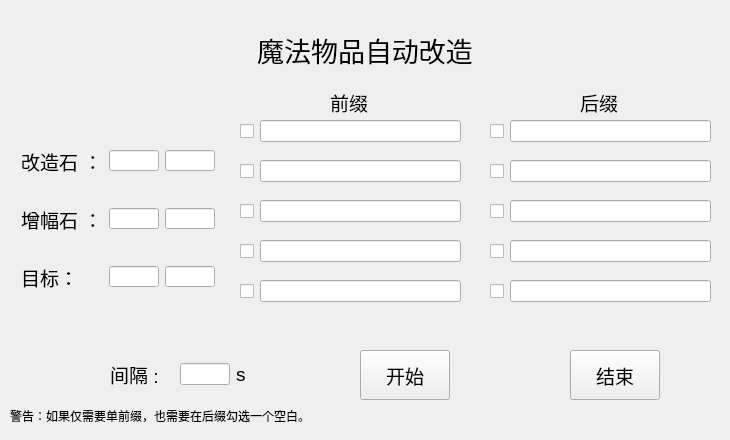
<?xml version="1.0" encoding="UTF-8"?>
<ui version="4.0">
 <class>Alteration</class>
 <widget class="QWidget" name="Alteration">
  <property name="enabled">
   <bool>true</bool>
  </property>
  <property name="geometry">
   <rect>
    <x>0</x>
    <y>0</y>
    <width>730</width>
    <height>440</height>
   </rect>
  </property>
  <property name="windowTitle">
   <string>Alteration</string>
  </property>
  <property name="windowIcon">
   <iconset>
    <normaloff>Orb_of_Alteration_inventory_icon.png</normaloff>Orb_of_Alteration_inventory_icon.png</iconset>
  </property>
  <widget class="QPushButton" name="pushButton_start">
   <property name="geometry">
    <rect>
     <x>360</x>
     <y>350</y>
     <width>90</width>
     <height>50</height>
    </rect>
   </property>
   <property name="font">
    <font>
     <pointsize>14</pointsize>
    </font>
   </property>
   <property name="text">
    <string>开始</string>
   </property>
  </widget>
  <widget class="QLabel" name="label_5">
   <property name="geometry">
    <rect>
     <x>250</x>
     <y>30</y>
     <width>230</width>
     <height>40</height>
    </rect>
   </property>
   <property name="font">
    <font>
     <pointsize>20</pointsize>
    </font>
   </property>
   <property name="layoutDirection">
    <enum>Qt::LeftToRight</enum>
   </property>
   <property name="text">
    <string>魔法物品自动改造</string>
   </property>
   <property name="alignment">
    <set>Qt::AlignCenter</set>
   </property>
  </widget>
  <widget class="QWidget" name="layoutWidget">
   <property name="geometry">
    <rect>
     <x>240</x>
     <y>120</y>
     <width>221</width>
     <height>23</height>
    </rect>
   </property>
   <layout class="QHBoxLayout" name="horizontalLayout">
    <item>
     <widget class="QCheckBox" name="checkBox_p_1">
      <property name="text">
       <string/>
      </property>
     </widget>
    </item>
    <item>
     <widget class="QLineEdit" name="lineEdit_p_1"/>
    </item>
   </layout>
  </widget>
  <widget class="QWidget" name="layoutWidget">
   <property name="geometry">
    <rect>
     <x>240</x>
     <y>160</y>
     <width>221</width>
     <height>23</height>
    </rect>
   </property>
   <layout class="QHBoxLayout" name="horizontalLayout_2">
    <item>
     <widget class="QCheckBox" name="checkBox_p_2">
      <property name="text">
       <string/>
      </property>
     </widget>
    </item>
    <item>
     <widget class="QLineEdit" name="lineEdit_p_2"/>
    </item>
   </layout>
  </widget>
  <widget class="QWidget" name="layoutWidget">
   <property name="geometry">
    <rect>
     <x>240</x>
     <y>200</y>
     <width>221</width>
     <height>23</height>
    </rect>
   </property>
   <layout class="QHBoxLayout" name="horizontalLayout_3">
    <item>
     <widget class="QCheckBox" name="checkBox_p_3">
      <property name="text">
       <string/>
      </property>
     </widget>
    </item>
    <item>
     <widget class="QLineEdit" name="lineEdit_p_3"/>
    </item>
   </layout>
  </widget>
  <widget class="QWidget" name="layoutWidget">
   <property name="geometry">
    <rect>
     <x>110</x>
     <y>360</y>
     <width>136</width>
     <height>28</height>
    </rect>
   </property>
   <layout class="QHBoxLayout" name="horizontalLayout_5">
    <item>
     <layout class="QHBoxLayout" name="horizontalLayout_4">
      <item>
       <widget class="QLabel" name="label_10">
        <property name="font">
         <font>
          <pointsize>14</pointsize>
         </font>
        </property>
        <property name="text">
         <string>间隔 :</string>
        </property>
       </widget>
      </item>
      <item>
       <widget class="QLineEdit" name="lineEdit_time">
        <property name="maximumSize">
         <size>
          <width>50</width>
          <height>16777215</height>
         </size>
        </property>
        <property name="text">
         <string/>
        </property>
        <property name="alignment">
         <set>Qt::AlignCenter</set>
        </property>
       </widget>
      </item>
     </layout>
    </item>
    <item>
     <widget class="QLabel" name="label_11">
      <property name="font">
       <font>
        <pointsize>14</pointsize>
       </font>
      </property>
      <property name="text">
       <string>s</string>
      </property>
     </widget>
    </item>
   </layout>
  </widget>
  <widget class="QWidget" name="layoutWidget_2">
   <property name="geometry">
    <rect>
     <x>490</x>
     <y>200</y>
     <width>221</width>
     <height>23</height>
    </rect>
   </property>
   <layout class="QHBoxLayout" name="horizontalLayout_9">
    <item>
     <widget class="QCheckBox" name="checkBox_s_3">
      <property name="text">
       <string/>
      </property>
     </widget>
    </item>
    <item>
     <widget class="QLineEdit" name="lineEdit_s_3"/>
    </item>
   </layout>
  </widget>
  <widget class="QWidget" name="layoutWidget_3">
   <property name="geometry">
    <rect>
     <x>490</x>
     <y>120</y>
     <width>221</width>
     <height>23</height>
    </rect>
   </property>
   <layout class="QHBoxLayout" name="horizontalLayout_10">
    <item>
     <widget class="QCheckBox" name="checkBox_s_1">
      <property name="text">
       <string/>
      </property>
     </widget>
    </item>
    <item>
     <widget class="QLineEdit" name="lineEdit_s_1"/>
    </item>
   </layout>
  </widget>
  <widget class="QWidget" name="layoutWidget_4">
   <property name="geometry">
    <rect>
     <x>490</x>
     <y>160</y>
     <width>221</width>
     <height>23</height>
    </rect>
   </property>
   <layout class="QHBoxLayout" name="horizontalLayout_11">
    <item>
     <widget class="QCheckBox" name="checkBox_s_2">
      <property name="text">
       <string/>
      </property>
     </widget>
    </item>
    <item>
     <widget class="QLineEdit" name="lineEdit_s_2"/>
    </item>
   </layout>
  </widget>
  <widget class="QWidget" name="layoutWidget_5">
   <property name="geometry">
    <rect>
     <x>240</x>
     <y>240</y>
     <width>221</width>
     <height>23</height>
    </rect>
   </property>
   <layout class="QHBoxLayout" name="horizontalLayout_12">
    <item>
     <widget class="QCheckBox" name="checkBox_p_4">
      <property name="text">
       <string/>
      </property>
     </widget>
    </item>
    <item>
     <widget class="QLineEdit" name="lineEdit_p_4"/>
    </item>
   </layout>
  </widget>
  <widget class="QWidget" name="layoutWidget_6">
   <property name="geometry">
    <rect>
     <x>240</x>
     <y>280</y>
     <width>221</width>
     <height>23</height>
    </rect>
   </property>
   <layout class="QHBoxLayout" name="horizontalLayout_13">
    <item>
     <widget class="QCheckBox" name="checkBox_p_5">
      <property name="text">
       <string/>
      </property>
     </widget>
    </item>
    <item>
     <widget class="QLineEdit" name="lineEdit_p_5"/>
    </item>
   </layout>
  </widget>
  <widget class="QWidget" name="layoutWidget_7">
   <property name="geometry">
    <rect>
     <x>490</x>
     <y>240</y>
     <width>221</width>
     <height>23</height>
    </rect>
   </property>
   <layout class="QHBoxLayout" name="horizontalLayout_14">
    <item>
     <widget class="QCheckBox" name="checkBox_s_4">
      <property name="text">
       <string/>
      </property>
     </widget>
    </item>
    <item>
     <widget class="QLineEdit" name="lineEdit_s_4"/>
    </item>
   </layout>
  </widget>
  <widget class="QWidget" name="layoutWidget_8">
   <property name="geometry">
    <rect>
     <x>490</x>
     <y>280</y>
     <width>221</width>
     <height>23</height>
    </rect>
   </property>
   <layout class="QHBoxLayout" name="horizontalLayout_15">
    <item>
     <widget class="QCheckBox" name="checkBox_s_5">
      <property name="text">
       <string/>
      </property>
     </widget>
    </item>
    <item>
     <widget class="QLineEdit" name="lineEdit_s_5"/>
    </item>
   </layout>
  </widget>
  <widget class="QLabel" name="label_9">
   <property name="geometry">
    <rect>
     <x>330</x>
     <y>90</y>
     <width>41</width>
     <height>24</height>
    </rect>
   </property>
   <property name="font">
    <font>
     <pointsize>14</pointsize>
    </font>
   </property>
   <property name="text">
    <string>前缀</string>
   </property>
  </widget>
  <widget class="QLabel" name="label_12">
   <property name="geometry">
    <rect>
     <x>580</x>
     <y>90</y>
     <width>41</width>
     <height>24</height>
    </rect>
   </property>
   <property name="font">
    <font>
     <pointsize>14</pointsize>
    </font>
   </property>
   <property name="text">
    <string>后缀</string>
   </property>
  </widget>
  <widget class="QPushButton" name="pushButton_end">
   <property name="geometry">
    <rect>
     <x>570</x>
     <y>350</y>
     <width>90</width>
     <height>50</height>
    </rect>
   </property>
   <property name="font">
    <font>
     <pointsize>14</pointsize>
    </font>
   </property>
   <property name="text">
    <string>结束</string>
   </property>
  </widget>
  <widget class="QLineEdit" name="lineEdit_aim_x">
   <property name="geometry">
    <rect>
     <x>109</x>
     <y>266</y>
     <width>50</width>
     <height>21</height>
    </rect>
   </property>
   <property name="maximumSize">
    <size>
     <width>50</width>
     <height>16777215</height>
    </size>
   </property>
   <property name="alignment">
    <set>Qt::AlignCenter</set>
   </property>
  </widget>
  <widget class="QLabel" name="label_6">
   <property name="geometry">
    <rect>
     <x>21</x>
     <y>265</y>
     <width>57</width>
     <height>24</height>
    </rect>
   </property>
   <property name="font">
    <font>
     <pointsize>14</pointsize>
    </font>
   </property>
   <property name="text">
    <string>目标：</string>
   </property>
  </widget>
  <widget class="QLineEdit" name="lineEdit_aim_y">
   <property name="geometry">
    <rect>
     <x>165</x>
     <y>266</y>
     <width>50</width>
     <height>21</height>
    </rect>
   </property>
   <property name="maximumSize">
    <size>
     <width>50</width>
     <height>16777215</height>
    </size>
   </property>
   <property name="alignment">
    <set>Qt::AlignCenter</set>
   </property>
  </widget>
  <widget class="QLineEdit" name="lineEdit_zf_x">
   <property name="geometry">
    <rect>
     <x>109</x>
     <y>208</y>
     <width>50</width>
     <height>21</height>
    </rect>
   </property>
   <property name="maximumSize">
    <size>
     <width>50</width>
     <height>16777215</height>
    </size>
   </property>
   <property name="alignment">
    <set>Qt::AlignCenter</set>
   </property>
  </widget>
  <widget class="QLineEdit" name="lineEdit_zf_y">
   <property name="geometry">
    <rect>
     <x>165</x>
     <y>208</y>
     <width>50</width>
     <height>21</height>
    </rect>
   </property>
   <property name="maximumSize">
    <size>
     <width>50</width>
     <height>16777215</height>
    </size>
   </property>
   <property name="alignment">
    <set>Qt::AlignCenter</set>
   </property>
  </widget>
  <widget class="QLabel" name="label_3">
   <property name="geometry">
    <rect>
     <x>21</x>
     <y>207</y>
     <width>82</width>
     <height>24</height>
    </rect>
   </property>
   <property name="font">
    <font>
     <pointsize>14</pointsize>
    </font>
   </property>
   <property name="text">
    <string>增幅石 ：</string>
   </property>
  </widget>
  <widget class="QLabel" name="label">
   <property name="geometry">
    <rect>
     <x>21</x>
     <y>149</y>
     <width>82</width>
     <height>24</height>
    </rect>
   </property>
   <property name="font">
    <font>
     <pointsize>14</pointsize>
    </font>
   </property>
   <property name="text">
    <string>改造石 ：</string>
   </property>
  </widget>
  <widget class="QLineEdit" name="lineEdit_gz_y">
   <property name="geometry">
    <rect>
     <x>165</x>
     <y>150</y>
     <width>50</width>
     <height>21</height>
    </rect>
   </property>
   <property name="maximumSize">
    <size>
     <width>50</width>
     <height>16777215</height>
    </size>
   </property>
   <property name="alignment">
    <set>Qt::AlignCenter</set>
   </property>
  </widget>
  <widget class="QLineEdit" name="lineEdit_gz_x">
   <property name="geometry">
    <rect>
     <x>109</x>
     <y>150</y>
     <width>50</width>
     <height>21</height>
    </rect>
   </property>
   <property name="maximumSize">
    <size>
     <width>50</width>
     <height>16777215</height>
    </size>
   </property>
   <property name="alignment">
    <set>Qt::AlignCenter</set>
   </property>
  </widget>
  <widget class="QLabel" name="label_2">
   <property name="geometry">
    <rect>
     <x>10</x>
     <y>390</y>
     <width>331</width>
     <height>51</height>
    </rect>
   </property>
   <property name="text">
    <string>警告：如果仅需要单前缀，也需要在后缀勾选一个空白。</string>
   </property>
  </widget>
 </widget>
 <resources/>
 <connections/>
</ui>
